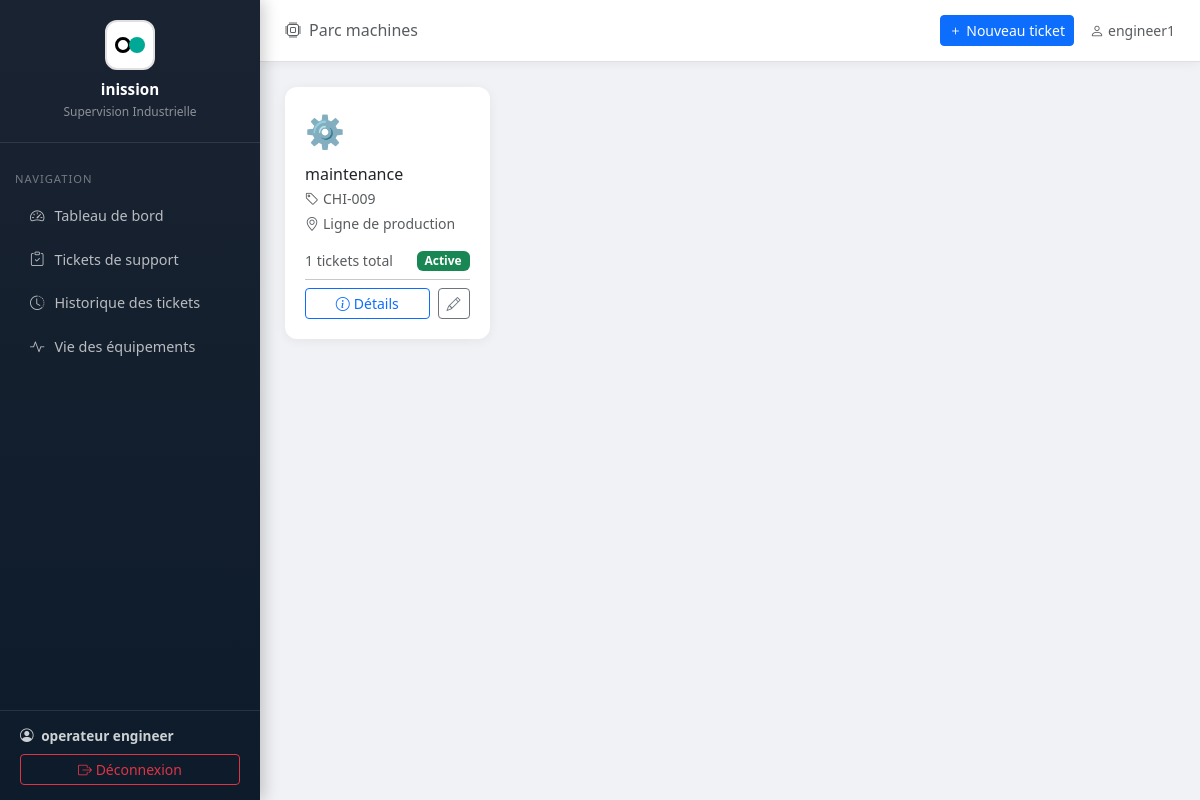
Page /machines/ (signed in) on the earlier database version.
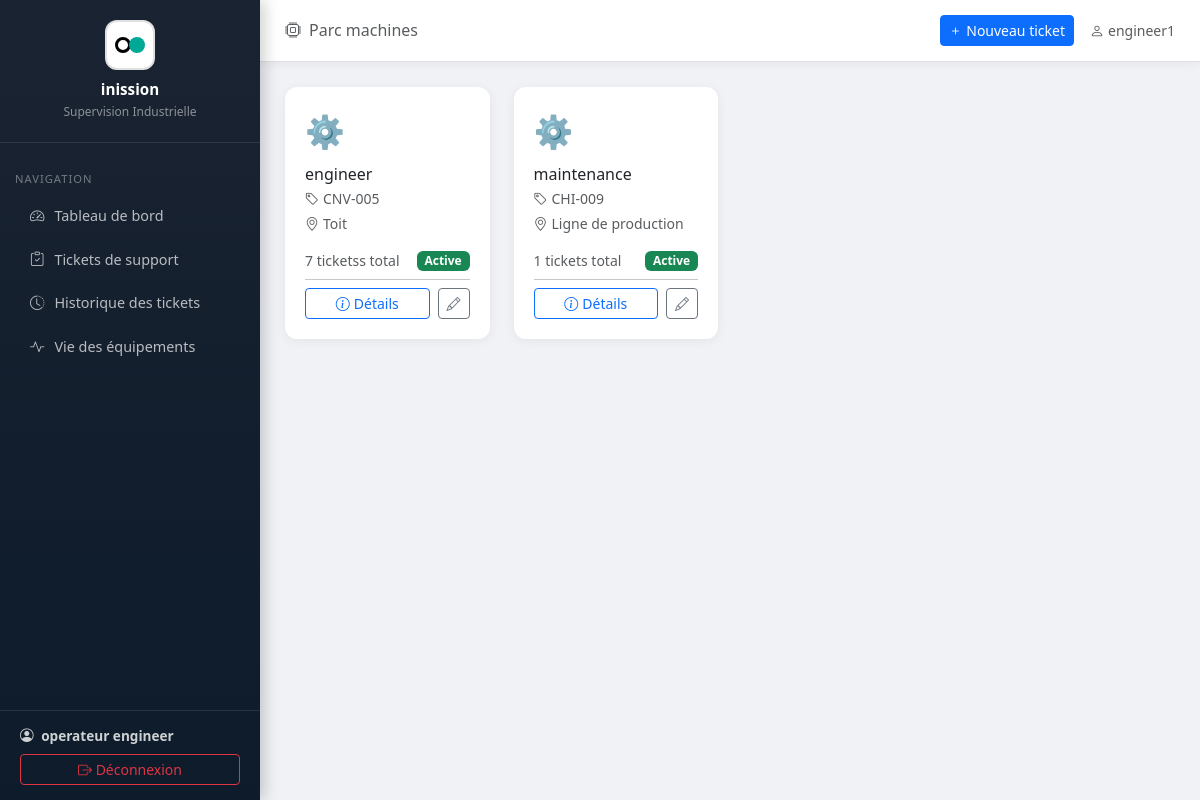
Same page on the later database version.
### tickets/models.py (models this page shows, shortened)
class Machine(models.Model):
    nom = models.CharField(max_length=200, verbose_name="Nom de la machine")
    reference = models.CharField(max_length=100, unique=True, verbose_name="Référence")
    localisation = models.CharField(max_length=200, verbose_name="Localisation / Zone")
    description = models.TextField(blank=True, verbose_name="Description")
    actif = models.BooleanField(default=True, verbose_name="Active")
    date_installation = models.DateField(null=True, blank=True, verbose_name="Date d'installation")
    department = models.ForeignKey('Department', on_delete=models.SET_NULL, null=True, blank=True, verbose_name="Département associé")
    operator = models.ForeignKey('OperatorProfile', on_delete=models.SET_NULL, null=True, blank=True, verbose_name="Opérateur assigné")
    class Meta:
        verbose_name = "Machine"
        verbose_name_plural = "Machines"
        ordering = ['nom']

### tickets/views.py (the view)
# urls.py: path('machines/', views.machine_list, name='machine_list'),
@login_required
def machine_list(request):
    user = request.user
    profile = getattr(user, 'operatorprofile', None)
    if is_admin_or_supervisor(user):
        if profile and profile.role == 'superviseur' and profile.department:
            machines_qs = Machine.objects.filter(department=profile.department).annotate(
                nb_demandes=Count('ticketsupport'),
                nb_ouvertes=Count('ticketsupport', filter=Q(ticketsupport__statut__in=['en_attente', 'validee', 'en_cours']))
            ).order_by('nom')
        else:
            machines_qs = Machine.objects.annotate(
                nb_demandes=Count('ticketsupport'),
                nb_ouvertes=Count('ticketsupport', filter=Q(ticketsupport__statut__in=['en_attente', 'validee', 'en_cours']))
            ).order_by('nom')
    else:
        if not profile:
            messages.error(request, "Aucun profil opérateur trouvé.")
            return redirect('dashboard')
        machines_qs = profile.machines.all().annotate(
            nb_demandes=Count('ticketsupport'),
            nb_ouvertes=Count('ticketsupport', filter=Q(ticketsupport__statut__in=['en_attente', 'validee', 'en_cours']))
        ).order_by('nom')
    paginator = Paginator(machines_qs, 24)
    page = request.GET.get('page')
    try:
        machines = paginator.page(page)
    except PageNotAnInteger:
        machines = paginator.page(1)
    except EmptyPage:
        machines = paginator.page(paginator.num_pages)
    return render(request, 'tickets/machine_list.html', {'machines': machines, 'paginator': paginator})

### tickets/templatetags/permissions.py (called while the page is built)
@register.filter
def is_admin_or_supervisor(user):
    if user.is_superuser or user.is_staff:
        return True
    profile = getattr(user, 'operatorprofile', None)
    return profile and profile.role == 'superviseur'

### tickets/views.py (called while the page is built)
def is_admin_or_supervisor(user):
    if user.is_superuser or user.is_staff:
        return True
    profile = getattr(user, 'operatorprofile', None)
    return profile and profile.role == 'superviseur'

### tickets/templates/tickets/machine_list.html (shortened to what this page needs)
{% extends 'tickets/base.html' %}
{% load permissions %}
{% block page_title %}<i class="bi bi-cpu me-2"></i>Parc machines{% endblock %}
{% block content %}
<div class="row g-4">
    {% for machine in machines %}
    <div class="col-md-4 col-lg-3">
        <div class="stat-card h-100" data-machine-id="{{ machine.pk }}" style="position:relative;">
            <div style="font-size:2rem;margin-bottom:10px;">
                {% if machine.actif %}⚙️{% else %}🔴{% endif %}
            </div>
            <h6 class="mb-1">{{ machine.nom }}</h6>
            <p class="text-muted small mb-1">
                <i class="bi bi-tag me-1"></i>{{ machine.reference }}
            </p>
            <p class="text-muted small mb-3">
                <i class="bi bi-geo-alt me-1"></i>{{ machine.localisation }}
            </p>
            <div class="d-flex justify-content-between align-items-center">
                <small class="text-muted" data-field="nb_demandes">{{ machine.nb_demandes }} tickets{{ machine.nb_demandes|pluralize }} total</small>
                <span class="badge {% if machine.actif %}bg-success{% else %}bg-secondary{% endif %}" data-field="status">
                    {% if machine.actif %}Active{% else %}Inactive{% endif %}
                </span>
            </div>
            <hr class="my-2">
            <div class="d-flex gap-2">
                <button class="btn btn-sm btn-outline-primary flex-grow-1"
                        data-bs-toggle="modal"
                        data-bs-target="#machineDetailModal"
                        data-machine-id="{{ machine.pk }}">
                    <i class="bi bi-info-circle me-1"></i>Détails
                </button>
                <a href="{% url 'machine_edit' machine.pk %}" class="btn btn-sm btn-outline-secondary">
                    <i class="bi bi-pencil"></i>
                </a>
            </div>
        </div>
    </div>
    {% empty %}
    <div class="col-12 text-center py-5 text-muted">
        <i class="bi bi-cpu" style="font-size:4rem;display:block;margin-bottom:15px;"></i>
        Aucune machine enregistrée.<br>
        <a href="{% url 'machine_create' %}" class="btn btn-primary mt-3">Ajouter la première machine</a>
    </div>
    {% endfor %}
</div>
{% endblock %}

Differences in the rows shown:
now on this page (row edited): Machine: nom "engineer", reference "CNV-005", localisation "Toit", nb_demandes "7", actif "Active"
